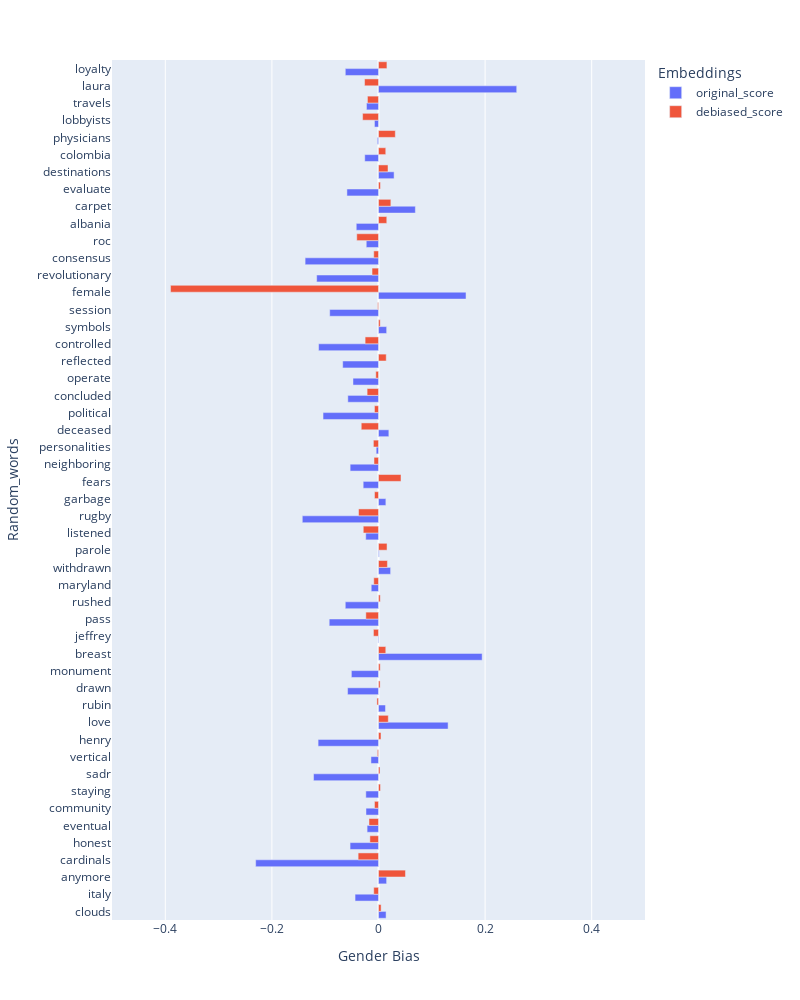

Notebook source saved alongside this figure:
### Code cell
#Getting the gender bias score for the random words list
bias_df = get_bias_score_df_from_list(
    gender_bias_original, gender_bias_after_debiasing, random_words, vocab_cleaned, deb_vocab_gender)
plot_bias_bar(
    bias_df, "Gender bias on random_words (original vs debiased)", "Random_words")

### Figure 1 — Plotly figure (JSON) as saved in the notebook; plotly's stock layout.template omitted (floating-point values rounded to 4 significant figures)
{"data": [{"alignmentgroup": "True", "hovertemplate": "Embeddings=original_score<br>Gender Bias=%{x}<br>Random_words=%{y}<extra></extra>", "legendgroup": "original_score", "marker": {"color": "#636efa", "pattern": {"shape": ""}}, "name": "original_score", "offsetgroup": "original_score", "orientation": "h", "showlegend": true, "textposition": "auto", "type": "bar", "x": [0.01419, -0.04397, 0.01524, -0.2305, -0.05335, -0.0214, -0.02351, -0.02377, -0.1218, -0.01415, -0.1133, 0.1306, 0.01308, -0.05802, -0.05089, 0.1945, -0.0009884, -0.09247, -0.06232, -0.01367, 0.02272, 0.001302, -0.02394, -0.143, 0.01383, -0.02873, -0.0532, -0.004348, 0.01941, -0.104, -0.05754, -0.0479, -0.06717, -0.1124, 0.0153, -0.09156, 0.1642, -0.116, -0.1377, -0.023, -0.04175, 0.06917, -0.05925, 0.02924, -0.02577, -0.002134, -0.007583, -0.02255, 0.2593, -0.06232], "xaxis": "x", "y": ["clouds", "italy", "anymore", "cardinals", "honest", "eventual", "community", "staying", "sadr", "vertical", "henry", "love", "rubin", "drawn", "monument", "breast", "jeffrey", "pass", "rushed", "maryland", "withdrawn", "parole", "listened", "rugby", "garbage", "fears", "neighboring", "personalities", "deceased", "political", "concluded", "operate", "reflected", "controlled", "symbols", "session", "female", "revolutionary", "consensus", "roc", "albania", "carpet", "evaluate", "destinations", "colombia", "physicians", "lobbyists", "travels", "laura", "loyalty"], "yaxis": "y"}, {"alignmentgroup": "True", "hovertemplate": "Embeddings=debiased_score<br>Gender Bias=%{x}<br>Random_words=%{y}<extra></extra>", "legendgroup": "debiased_score", "marker": {"color": "#EF553B", "pattern": {"shape": ""}}, "name": "debiased_score", "offsetgroup": "debiased_score", "orientation": "h", "showlegend": true, "textposition": "auto", "type": "bar", "x": [0.004904, -0.008935, 0.0506, -0.03823, -0.01614, -0.01785, -0.007546, 0.003768, 0.002763, -0.00213, 0.004711, 0.01837, -0.002971, 0.002996, 0.003218, 0.01365, -0.009497, -0.02374, 0.003319, -0.008873, 0.01673, 0.01603, -0.02857, -0.03746, -0.007524, 0.04224, -0.00842, -0.009562, -0.03236, -0.00758, -0.02136, -0.005034, 0.01449, -0.0251, 0.003204, -0.001568, -0.3901, -0.01212, -0.008924, -0.04079, 0.01551, 0.02318, 0.003656, 0.01787, 0.01363, 0.03153, -0.02983, -0.02075, -0.02618, 0.01583], "xaxis": "x", "y": ["clouds", "italy", "anymore", "cardinals", "honest", "eventual", "community", "staying", "sadr", "vertical", "henry", "love", "rubin", "drawn", "monument", "breast", "jeffrey", "pass", "rushed", "maryland", "withdrawn", "parole", "listened", "rugby", "garbage", "fears", "neighboring", "personalities", "deceased", "political", "concluded", "operate", "reflected", "controlled", "symbols", "session", "female", "revolutionary", "consensus", "roc", "albania", "carpet", "evaluate", "destinations", "colombia", "physicians", "lobbyists", "travels", "laura", "loyalty"], "yaxis": "y"}], "layout": {"barmode": "group", "height": 1000, "legend": {"title": {"text": "Embeddings"}, "tracegroupgap": 0}, "margin": {"t": 60}, "width": 800, "xaxis": {"anchor": "y", "domain": [0, 1], "range": [-0.5, 0.5], "title": {"text": "Gender Bias"}}, "yaxis": {"anchor": "x", "domain": [0, 1], "title": {"text": "Random_words"}}}}
